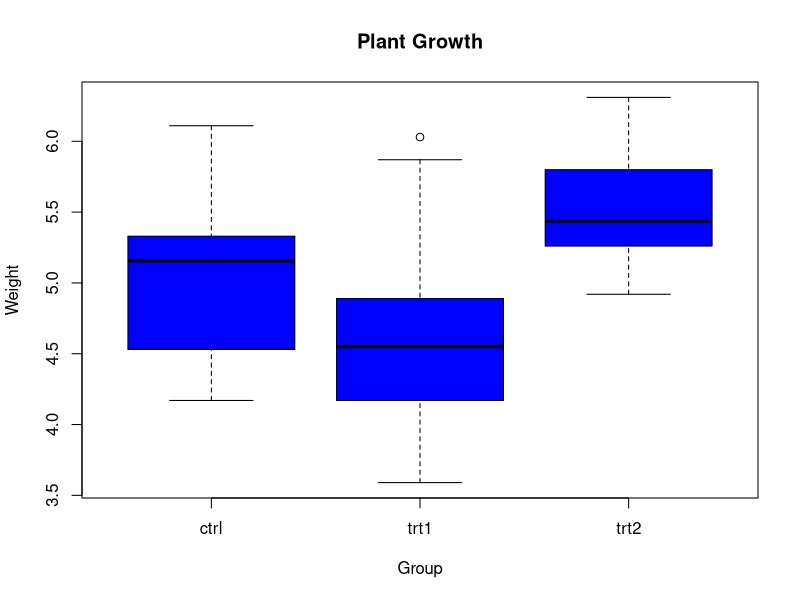

Recreate this plot in R.
# Load dataset
data("PlantGrowth")

# Convert group to factor
PlantGrowth$group <- as.factor(PlantGrowth$group)

# Split data manually
set.seed(123)

n <- nrow(PlantGrowth)
train_index <- sample(1:n, size = 0.7*n)

trainData <- PlantGrowth[train_index, ]
testData <- PlantGrowth[-train_index, ]

# Separate variables
trainX <- trainData[, "weight", drop = FALSE]
trainY <- trainData$group

testX <- testData[, "weight", drop = FALSE]
testY <- testData$group

# Load only KNN package
library(class)

# Run KNN
knn_pred <- knn(train = trainX, test = testX, cl = trainY, k = 3)

# Simple evaluation
table(Predicted = knn_pred, Actual = testY)

# Simple plot
plot(PlantGrowth$group, PlantGrowth$weight,
     col="blue",
     main="Plant Growth",
     xlab="Group",
     ylab="Weight")
